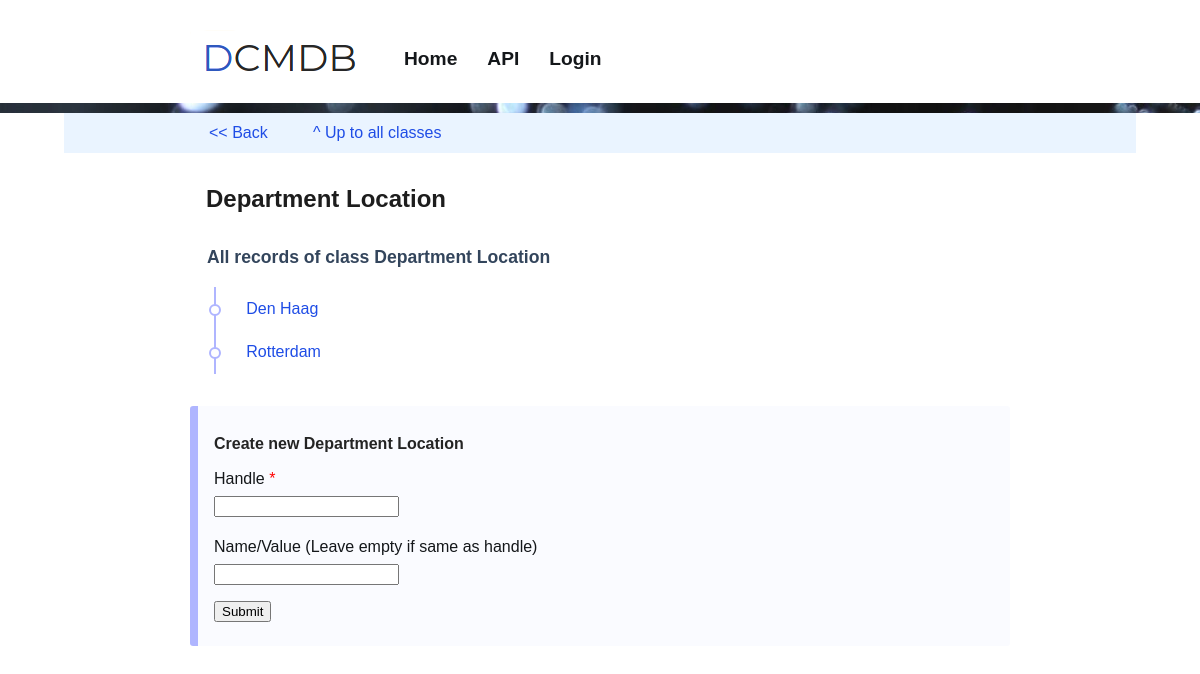
Before: /ui/api/v1/class/dep_location with the older database file.
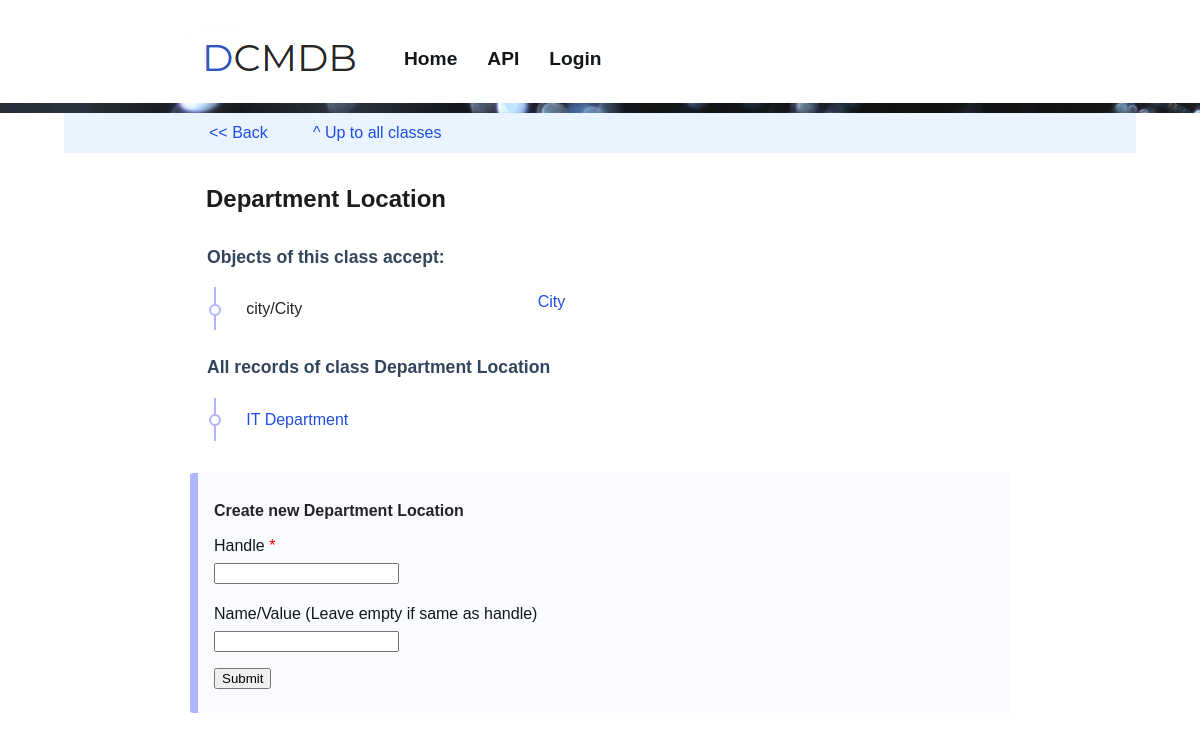
After: the same page with the newer database file.
### tables this page shows
CREATE TABLE classes (id integer primary key autoincrement, handle text UNIQUE, name text, type text, description text, appended integer, unit text, value_prefix, value_limit text, applies_to text, accepts text);

CREATE TABLE records (id integer primary key autoincrement, class_id int, handle text, label text, value text, target_id int, alias_src_id int, alias_dst_id int);

### frontend/api_v1.py (the view)
@api.route('/ui/api/v1/class/<class_handle>')
@api.route('/ui/api/v1/class/<class_handle>/')
def render_class_details(class_handle):
    index.g.title = 'All records of class '+ class_handle
    index.g.parent_page = "/ui/api/v1/class"
    index.g.parent_page_link_name = "^ Up to all classes"
    rc = get_record_class(class_handle)
    index.g.rc = rc
    index.g.records = rc.records()
    applies_to = []
    for t in rc.applies_to:
        applies_to.append(get_record_class(t))
    index.g.applies_to = applies_to
    accepts = []
    for t in rc.accepts:
        accepts.append(get_record_class(t))
    index.g.accepts = accepts
    from .forms import CreateRecordForm
    form = CreateRecordForm()
    r = form.validate_on_submit()
    return index.render_template('api_v1_class_details.html', form=form)

### frontend/forms.py
class CreateRecordForm(FlaskForm):
    record_handle = StringField('Handle', validators=[InputRequired(), Length(min=1, max=200)])
    record_value = StringField( 'Name/Value (Leave empty if same as handle)',
                                validators=[Length(min=0, max=200)])
    submit = SubmitField('Submit')

### backend/app.py (called while the page is built)
    def get_record_class(self, class_id):
        query = "SELECT * FROM classes WHERE id = {}".format(class_id)
        row = self.db.fetch_one(query)
        if row is None or row is False:
            return False
        return RecordClass(self, class_id)

    def get_record(self, record_id):
        query = "SELECT * FROM records WHERE id = {}".format(record_id)
        row = self.db.fetch_one(query)
        if row is None or row is False:
            return False
        return Record(self, record_id)

    def get_record_class_id(self, class_handle):
        query = "SELECT id FROM classes WHERE handle = '{}';".format(class_handle)
        row = self.db.fetch_one(query)
        if row:
            return row[0]
        return False

    def csl_to_list(self, csl):
        l = csl.split(", ")
        return list(filter(None, l))

### frontend/templates/api_v1_class_details.html (shortened to what this page needs)
{% extends "base.html" %}
{% from 'common.html' import api_nav %}
{% from 'common.html' import input as input %}
{% block extra_css %}
		<link rel="stylesheet" href="/static/dist/css/forms.css" />
{% endblock %}
{% block content %}
<article style="border:0px; max-width:100vw;">
	{{ api_nav(g) }}
</article>
<article style="border:0px;">
	<h1> {{ g.rc.name }}</h1>
</article>
<article>
	<table class="tablelist">
		{% if g.accepts %}
			<tr><td colspan="2"><h2>Objects of this class accept:</h1></td></tr>
			{% for obj in g.accepts %}
				<tr>
					<td class="bullet">
						{{ obj.handle}}/{{obj.name}}
					</td>
					<td>
						<a href="/ui/api/v1/{{ obj.url }}"> {{ obj.name }} </a>
					</td>
					<td></td>
				</tr>
			{% endfor %}
		{% endif %}
		<tr><td colspan="2"><h2>All records of class {{ g.rc.name }}</h1></td></tr>
		{% if g.rc.type in ['object', 'linked-object'] %}
		{% for obj in g.records %}
			<tr>
				<td class="bullet">
					<a href="/ui/api/v1/{{ obj.url }}"> {{ obj.label }} </a>
				</td>
				<td></td>
			</tr>
		{% endfor %}
		{% else %}
		{% for obj in g.records %}
			{% set child = obj.get_members()[0] %}
			<tr>
				<td class="bullet">
					<a href="/ui/api/v1/{{ child.url }}"> {{ child.label }} </a>
				</td>
				<td>
				</td>
			</tr>
		{% endfor %}
		{% endif %}
	</table>
	<div class="dark">
		<form method="POST"  >
		<h4> Create new {{ g.rc.name }}</h4>
		{{ input(form.record_handle,5,True) }}
		{{ input(form.record_value,5) }}
		{{ form.submit }}
		</form>
	</div>
</article>
{% endblock %}

Changed rows visible on the page:
no longer on this page (row edited): records: label "Den Haag"
no longer on this page (row edited): records: label "Rotterdam"
changed classes: type "object" → "alias" (drawn)
now on this page (row edited): classes: handle "city", name "City"
now on this page (row edited): records: label "IT Department"
Other visible differences:
text now shown: "Objects of this class accept:"
